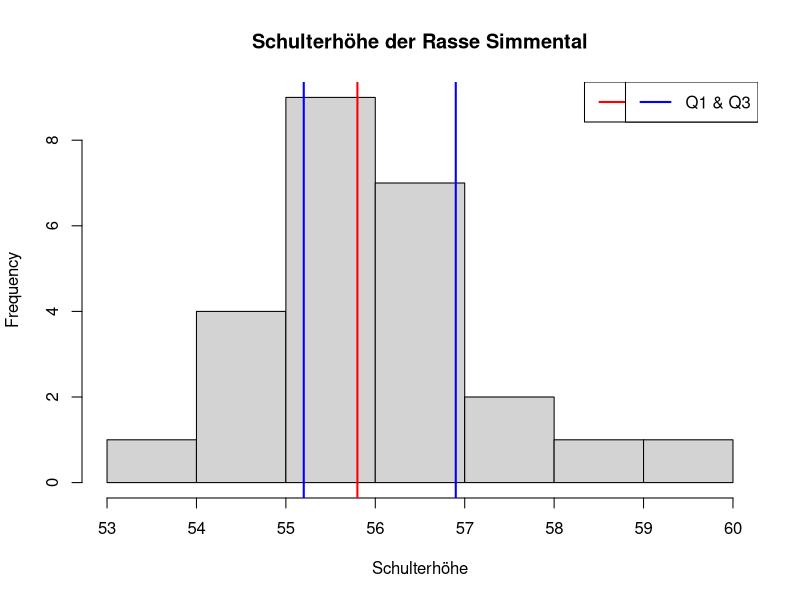
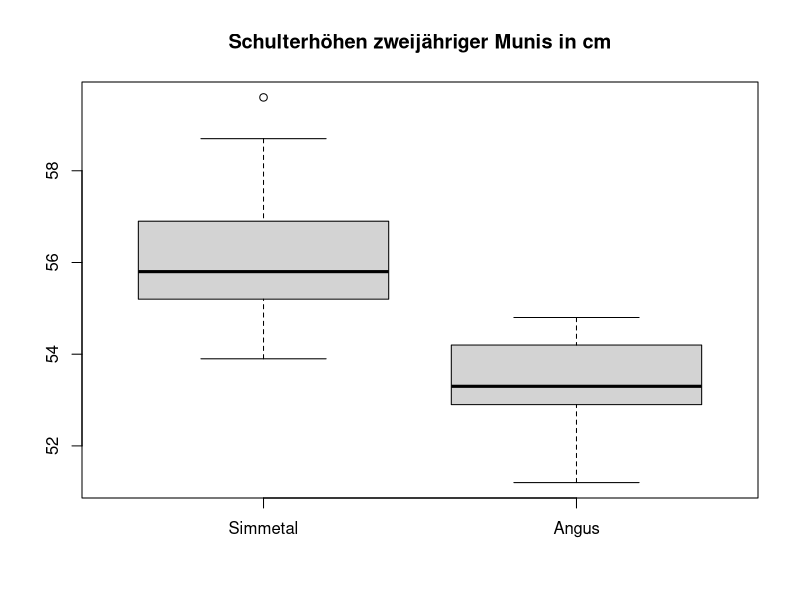

Here is the R script that generated these plots, in order:
simmental <- c(53.9, 54.3, 54.6, 54.6, 54.9, 55.1, 55.2, 55.5, 55.5, 55.5, 55.5, 55.6, 55.8, 55.9, 56.1, 56.1, 56.2, 56.7, 56.9, 56.9, 56.9, 57.4, 57.5, 58.7, 59.6)
angus <- c(51.2, 51.4, 51.9, 51.9, 52.1, 52.6, 52.9, 52.9, 52.9, 53, 53.1, 53.1, 53.3, 53.3, 53.4, 54, 54, 54.1, 54.2, 54.6, 54.6, 54.6, 54.7, 54.8, 54.8)
medsimm <- median(simmental)
quantsimm <- quantile(simmental, c(0.25, 0.75))

histsimm <- hist(simmental,
                 main = "Schulterhöhe der Rasse Simmental",
                 xlab = "Schulterhöhe")
abline(v = medsimm, col = "red", lty = 1, lwd = 2)
abline(v = quantsimm, col = "blue", lty = 1, lwd = 2)

legend("topright", legend = paste("Median =", medsimm), col = "red", lty = 1, lwd = 2,)
legend("topright", legend = paste("Q1 & Q3"), col = "blue", lty = 1, lwd = 2)

boplosimm <- boxplot(simmental, angus,
                     main = "Schulterhöhen zweijähriger Munis in cm",
                     names = c("Simmetal", "Angus"))

max(simmental)

